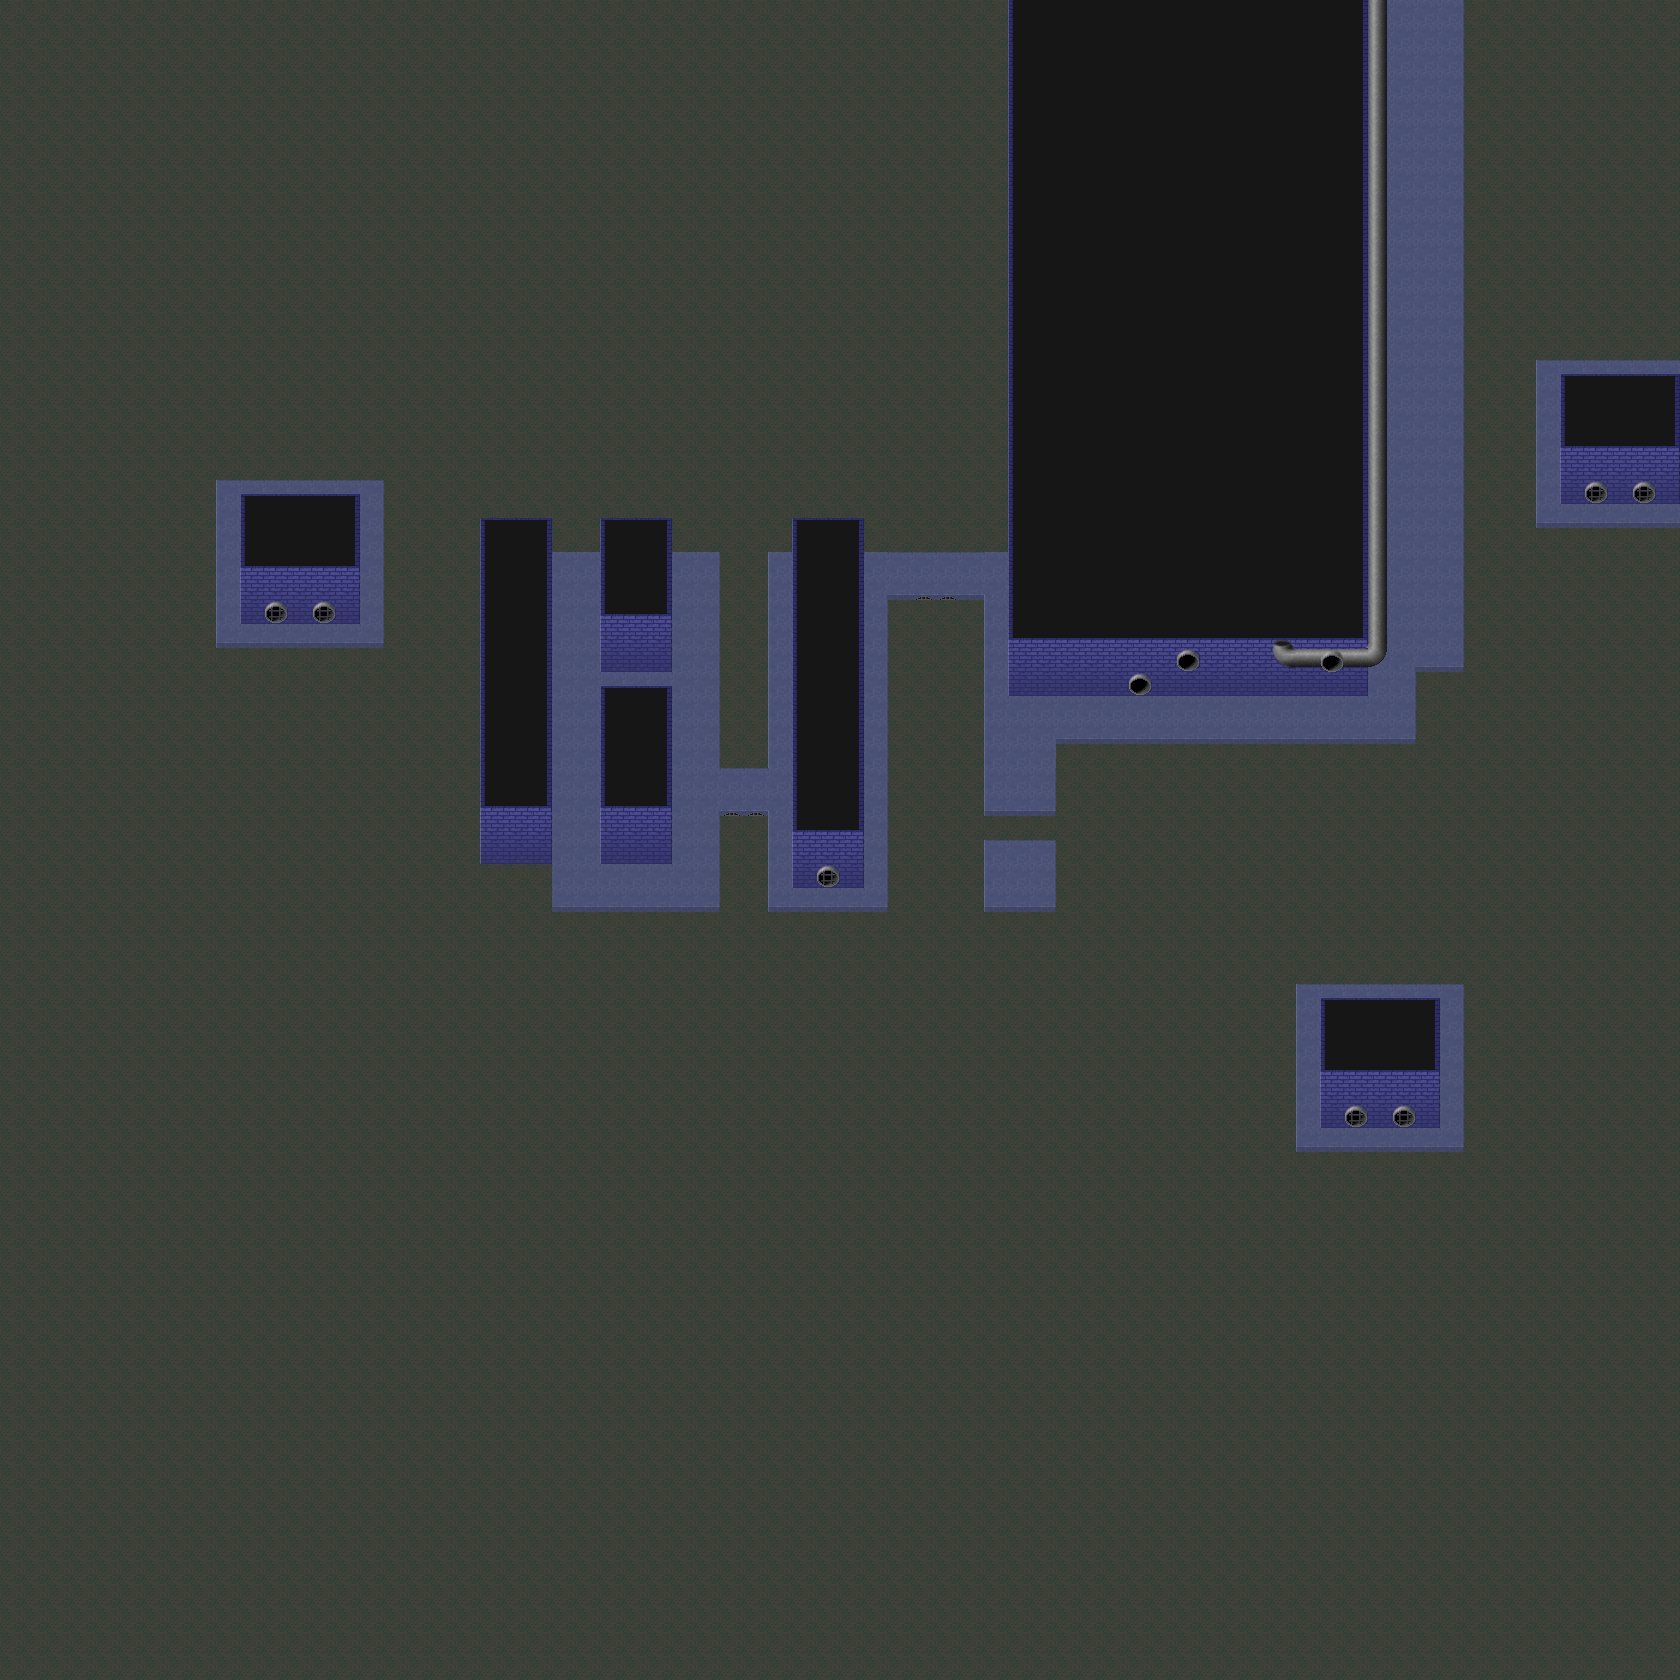

Rendered tile map (Tiled .tmx) drawn with the repository's tilesets; below, a short description and the map source with its tile grids summarised:
An orthogonal 70x70 tile map with 24x24 px tiles, 2 tile layers (Bottom, Top) and 16 objects (15x StaticCollision, Teleport).

<map version="1.0" tiledversion="1.1.4" orientation="orthogonal" renderorder="right-down" width="70" height="70" tilewidth="24" tileheight="24" infinite="0" nextobjectid="45">
 <properties>
  <property name="music" value="none" />
 </properties>
 <tileset firstgid="1" source="sewer_tileset.tsx" />
 <layer name="Bottom" width="70" height="70">
  <data>[4900 cells, 4900 non-empty, 28 distinct tile ids]</data>
 </layer>
 <layer name="Top" width="70" height="70">
  <data>[4900 cells, 96 non-empty, 15 distinct tile ids]</data>
 </layer>
 <objectgroup color="#ff0000" name="Collision">
  <object id="15" type="StaticCollision" x="600" y="720" width="72" height="144" />
  <object id="16" type="StaticCollision" x="528" y="528" width="24" height="384" />
  <object id="18" type="StaticCollision" x="600" y="552" width="72" height="120" />
  <object id="21" type="StaticCollision" x="792" y="552" width="72" height="96" />
  <object id="23" type="StaticCollision" x="792" y="696" width="72" height="192" />
  <object id="25" type="StaticCollision" x="720" y="552" width="48" height="216" />
  <object id="27" type="StaticCollision" x="720" y="816" width="48" height="96" />
  <object id="28" type="StaticCollision" x="528" y="912" width="384" height="24" />
  <object id="30" type="StaticCollision" x="888" y="600" width="96" height="312" />
  <object id="31" type="StaticCollision" x="552" y="528" width="456" height="24" />
  <object id="36" type="StaticCollision" x="1416" y="672" width="48" height="96" />
  <object id="38" type="StaticCollision" x="1464" y="0" width="24" height="696" />
  <object id="41" type="StaticCollision" x="1008" y="0" width="360" height="696" />
  <object id="42" type="StaticCollision" x="984" y="816" width="96" height="24" />
  <object id="43" type="StaticCollision" x="1056" y="744" width="360" height="72" />
 </objectgroup>
 <objectgroup name="Teleports">
  <object id="13" name="sewers2" type="Teleport" x="1368" y="0" width="96" height="24">
   <properties>
    <property name="NextRoomId" type="int" value="32" />
    <property name="roomFileName" value="sewers2.tmx" />
    <property name="xTile" type="int" value="57" />
    <property name="yTile" type="int" value="67" />
   </properties>
  </object>
 </objectgroup>
</map>
